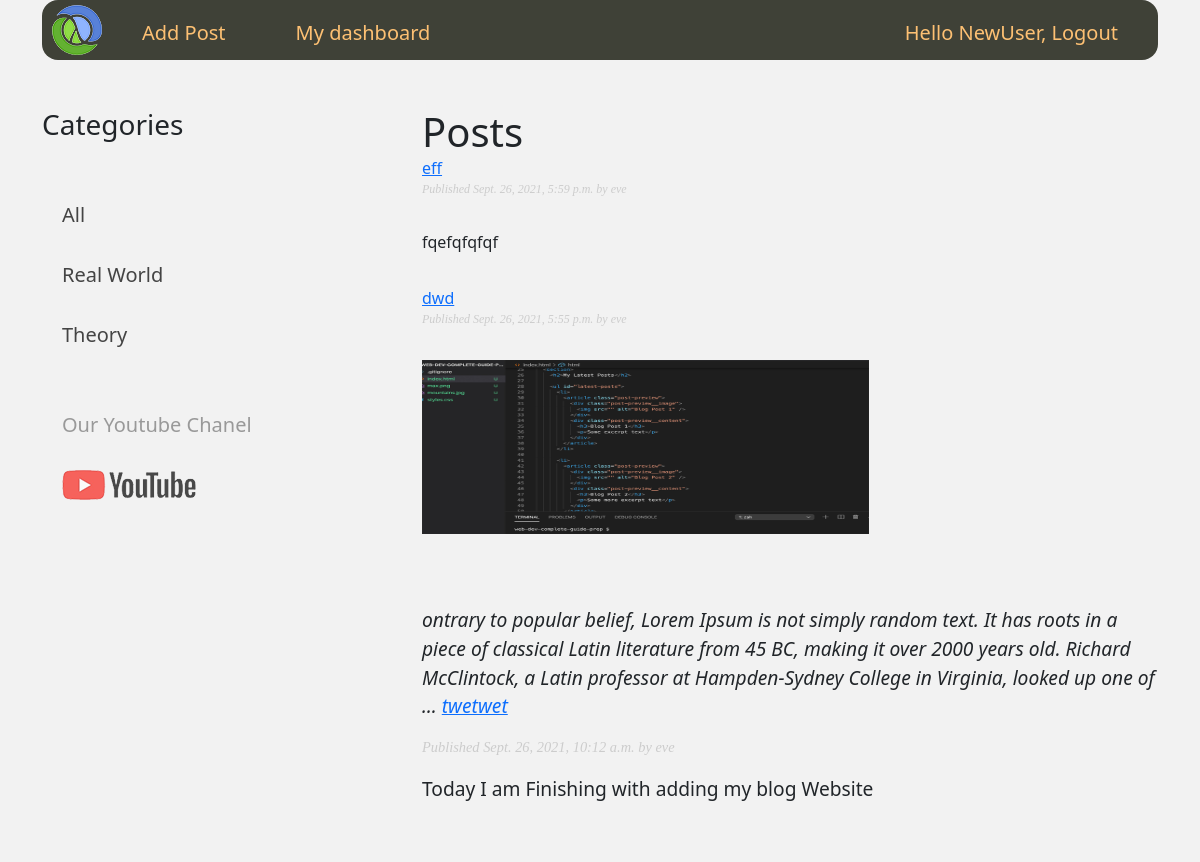
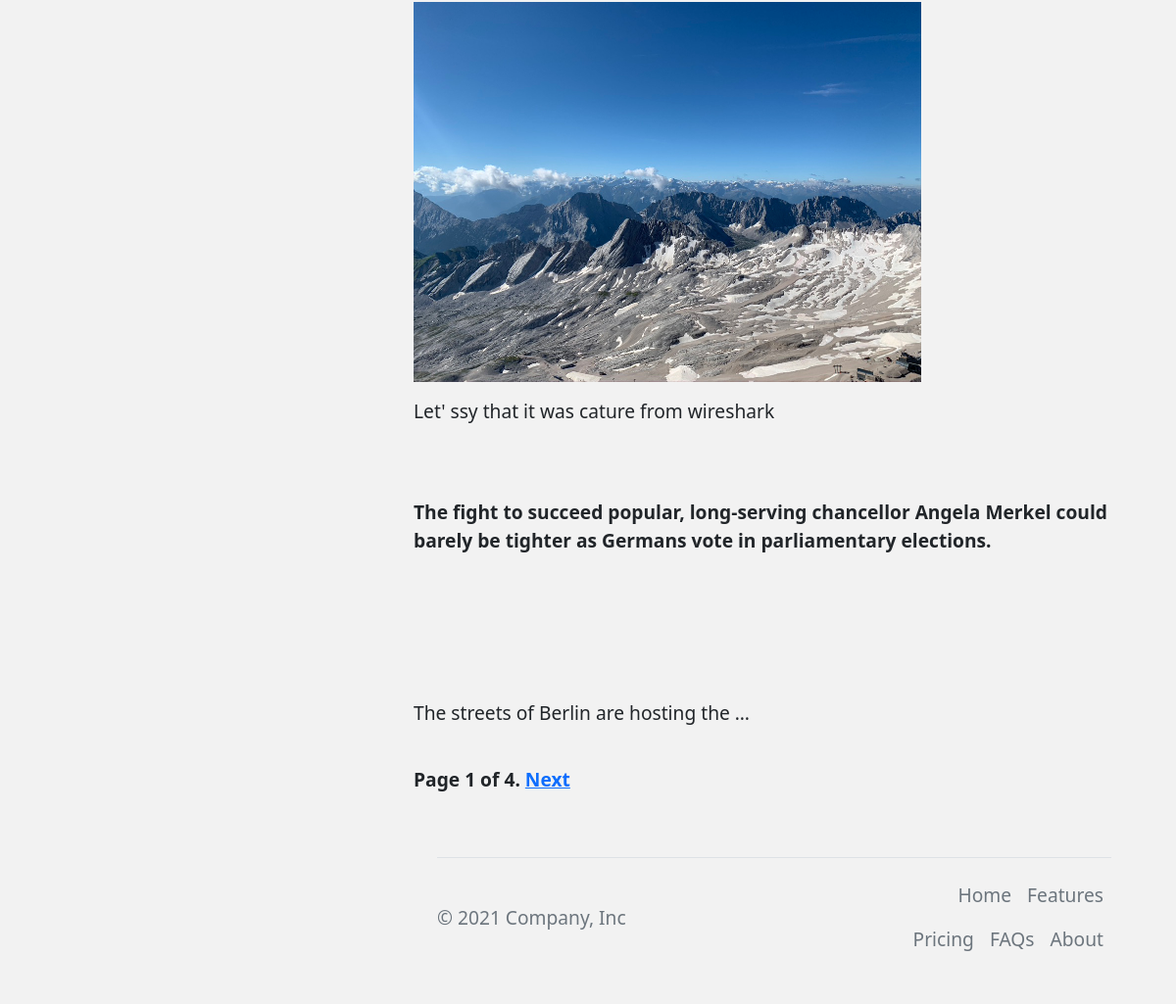
Screenshot of / (signed in) with the database file from the repository (2 pictures, top to bottom).
### blog/models.py (models this page shows, shortened)
class Category(models.Model):
    name = models.CharField(max_length=200,
                            db_index=True)
    slug = models.SlugField(max_length=200,
                            unique=True)
    class Meta:
        ordering = ('name',)
        verbose_name = 'category'
        verbose_name_plural = 'categories'
    def get_absolute_url(self):
        return reverse('post_list_by_category',
                       args=[self.slug])

class Post (models.Model):
    STATUS_CHOICES = (
        ('draft', 'Draft'),
        ('published', 'Published'),
    )
    title = models.CharField(max_length=250)
    slug = models.SlugField(max_length=250,
                            unique_for_date='publish')
    author = models.ForeignKey(User,
                               on_delete=models.CASCADE,
                               related_name='blog_posts')
    body = RichTextUploadingField()
    publish = models.DateTimeField(default=timezone.now)
    created = models.DateTimeField(auto_now_add=True)
    updated = models.DateTimeField(auto_now=True)
    status = models.CharField(max_length=10,
                              choices=STATUS_CHOICES,
                              default='published')
    objects = models.Manager()  # The default manager.
    published = PublishedManager()  # Our custom manager.
    category = models.ForeignKey(Category,
                                 related_name='blog_category',
                                 on_delete=models.CASCADE)
    class Meta:
        ordering = ('-publish',)
    def get_absolute_url(self):
        return reverse('post_detail',
                       args=[self.publish.year,
                             self.publish.month,
                             self.publish.day, self.slug])

### blog/views.py (the view)
# urls.py: path('', views.post_list, name='post_list'),
def post_list(request, category_slug=None):
    category = None
    categories = Category.objects.all()
    object_list = Post.published.all()
    paginator = Paginator(object_list, 3)  # 3 posts in each page
    page = request.GET.get('page')
    try:
        posts = paginator.page(page)
    except PageNotAnInteger:
          posts = paginator.page(1)
    except EmptyPage:
           posts = paginator.page(paginator.num_pages)
    if category_slug:
        category = get_object_or_404(Category, slug=category_slug)
        posts = object_list.filter(category=category)
    return render(request,
                  'blog/list.html',
                  {'category': category,
                   'page':page,
                   'categories': categories,
                   'posts': posts})

### blog/models.py (called while the page is built)
    def get_queryset(self):
        return super(PublishedManager,self).get_queryset().filter(status='published')

### blog/templates/blog/list.html
{% extends "base.html" %}
{% load static %}
{% block content %}
    <h1>{% if category %}{{ category.name }}{% else %}Posts{% endif %}</h1>
    {% for post in posts %}
        <a href="{{ post.get_absolute_url }}">{{ post.title }}</a>
        <br>
    <p class="date">
      Published {{ post.publish }} by {{ post.author }}
    </p>
      {{ post.body|safe|linebreaks|truncatewords:50 }}
    {% endfor %}
{% include "blog/pagination.html" with page=posts %}
{% endblock %}

### blog/templates/base.html (shortened to what this page needs)
{% load static %}
<!DOCTYPE html>
<html xmlns="http://www.w3.org/1999/html">
<head>
    <link type="text/css" href="{% static 'bootstap/css/bootstrap.min.css' %}" rel="stylesheet" />
	<link type="text/css" href="{% static 'css/styles.css' %}" rel="stylesheet" />
  </head>
<body>
 <div class="container">
     <nav >
        <div class="row justify-content-between ">
        <ul id="mainmenu" class="mainmenu">
             <li class="logo"> <a href="/" ><div class="logo"></div></a></li>
                       {% if request.user.is_authenticated %}
                    <li ><a href="{% url 'post_add' %}" >Add Post</a></li>
                    <li ><a href="{% url 'dashboard' %}" > My dashboard</a></li>
              <li class="last">  Hello {{ request.user.first_name }},
                         <a href="{% url 'logout' %}" >Logout</a></li>
                        {% else %}
                                <li class="last"><a href="{% url 'login' %}" >Log-in</a> | <a href="{% url 'register' %}" > Register</a></li>
                       {% endif %}
        </ul>
         </div>
     </nav>
 <div class="row mt-5">
<div class="col-md-4">
       <h3>Categories</h3>
    <ul class="left-chapters">
      <li class="selected"> <a href="{% url 'post_list' %}">All</a> </li>
      {% for c in categories %}
        <li {% if category.slug == c.slug %}class="selected"{% endif %}>
          <a href="{{ c.get_absolute_url }}">{{ c.name }}</a>
        </li>
      {% endfor %}
      <li class="share">
		<p>Our Youtube Chanel</p>
		<a class="share-yt" href="/" target="_blank" rel="nofollow"></a>
		</li>
  </ul>
</div>
<div class="col-md-8">
    <div class="row">
      {% block content %}{% endblock %}
</div>
      </div>
</div>
<div class="container">
  <footer class="d-flex flex-wrap justify-content-between align-items-center py-3 my-4 border-top">
    <p class="col-md-4 mb-0 text-muted">&copy; 2021 Company, Inc</p>
    <a href="/" class="col-md-4 d-flex align-items-center justify-content-center mb-3 mb-md-0 me-md-auto link-dark text-decoration-none">
      <svg class="bi me-2" width="40" height="32"><use xlink:href="#bootstrap"/></svg>
    </a>
    <ul class="nav col-md-4 justify-content-end">
      <li class="nav-item"><a href="#" class="nav-link px-2 text-muted">Home</a></li>
      <li class="nav-item"><a href="#" class="nav-link px-2 text-muted">Features</a></li>
      <li class="nav-item"><a href="#" class="nav-link px-2 text-muted">Pricing</a></li>
      <li class="nav-item"><a href="#" class="nav-link px-2 text-muted">FAQs</a></li>
      <li class="nav-item"><a href="#" class="nav-link px-2 text-muted">About</a></li>
    </ul>
  </footer>
</div>
</body>
</html>

### blog/static/css/styles.css (style rules this page uses)
:root { --primary-color: #3F4137; }
body { background: #F2F2F2; margin: 0; }
nav { background: #3F4137; height: 60px; border-radius: 1em; }
.logo { background: url('../img/logo.png') no-repeat 10px 5px; width: 70px; height: 60px; }
ul.mainmenu { list-style: none; margin: 0 px; padding: 0 px; height: 60px; color: #fdc073; font-size: 20px; overflow: hidden; }
ul.mainmenu li { float: left; margin: 18px 40px 0 30px; }
ul.mainmenu > li.logo { margin: 0; }
ul.mainmenu li.last { float: right; }
ul.mainmenu li a { color: #fdc073; text-decoration: none; }
.left-chapters { width: 230px; min-height: 100%; margin: 0; padding: 20px 10px 10px 20px; list-style: none; font-size: 20px; }
.left-chapters > li { margin: 30px 0 0 0; color: #999; }
.left-chapters > li.selected { color: #0059b2; }
.left-chapters > li a { color: #444; text-decoration: none; }
.left-chapters > li.share { margin: 60px 0 0 0; }
.left-chapters > li.share p { margin: 30px 0 30px 0; }
.left-chapters > li.share a { display: inline-block; width: 40px; height: 40px; margin: 0 20px 0 0; }
.left-chapters > li.share a.share-yt { width: 100%; height: 30px; background: url('../img/share_yt.png') no-repeat 0 0 }
.bi { vertical-align: -.125em; fill: currentColor; }
p.date { color:#ccc; font-family: georgia, serif; font-size: 12px; font-style: italic; }
h1 { font-weight:normal; margin:30px 0 0; }

### rows the page displays
Category: name "Real World"
Category: name "Theory"
Post: title "eff", publish "Sept. 26, 2021, 5:59 p.m.", author "eve", body "fqefqfqfqf"
Post: title "dwd", publish "Sept. 26, 2021, 5:55 p.m.", author "eve", body (picture), body "ontrary to popular belief, Lorem Ipsum is not simply random text. It has roots in a piece of classical Latin literature from 45 BC, making it over 2000 years old. Richard McClintock, a Latin professor at Hampden-Sydney College in Virginia, looked up one of …"
Post: title "twetwet", publish "Sept. 26, 2021, 10:12 a.m.", author "eve", body "Today I am Finishing with adding my blog Website Let' ssy that it was cature from wireshark The fight to succeed popular, long-serving chancellor Angela Merkel could barely be tighter as Germans vote in parliamentary elections. The streets of Berlin are hosting the …", body (picture)

### other values shown
{{ request.user.first_name }} "NewUser"
{{ page.number }} "1"
{{ page.paginator.num_pages }} "4"
